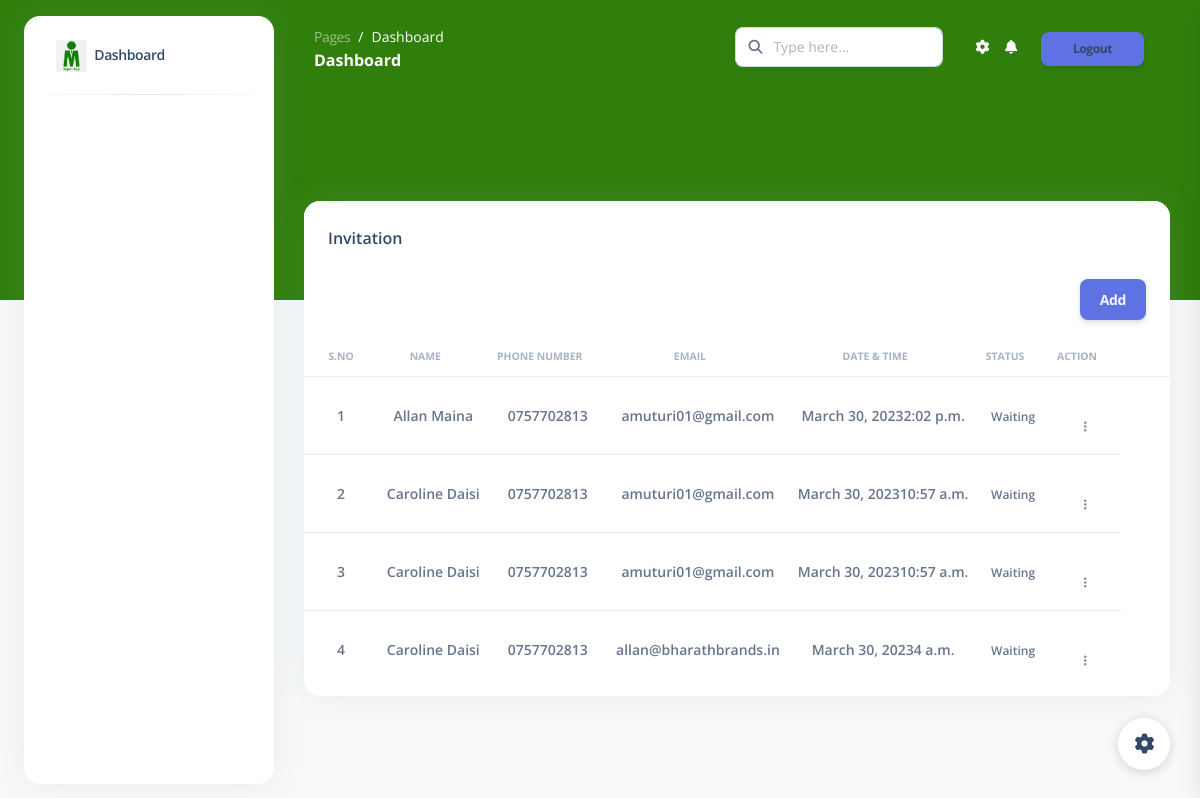
The app's page /invitation, older data.
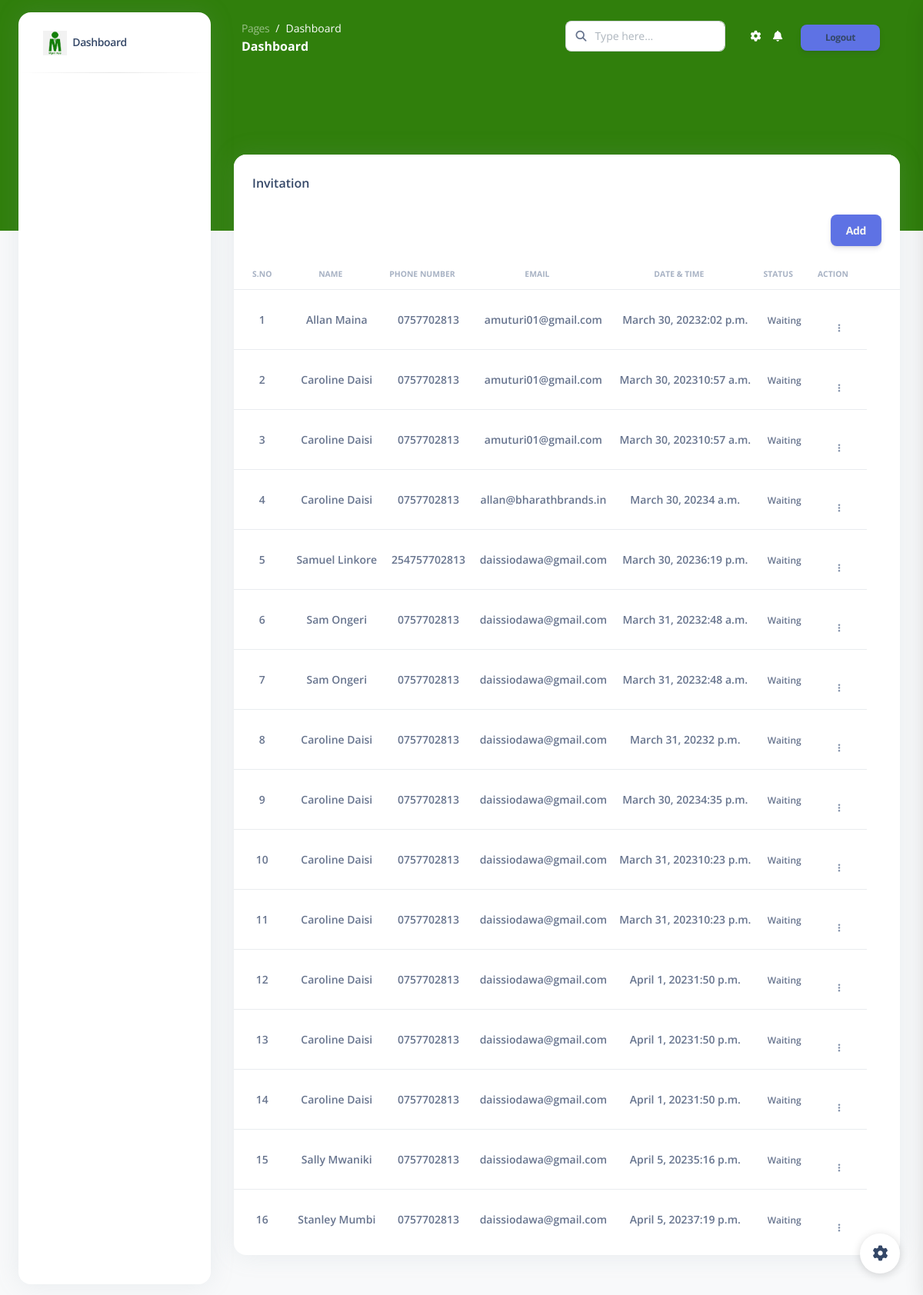
The same page, newer data.
### subapp/models.py (models this page shows)
class Invitation(models.Model):
    invitation_id=models.CharField(max_length=100)
    visitor_id= models.CharField(max_length=100,blank=True,null=True)
    name=models.CharField(max_length=100)
    phone_number=models.CharField(max_length=100,blank=True,null=True)
    email=models.CharField(max_length=100,blank=True,null=True)
    meeting_time=models.TimeField()
    meeting_date=models.DateField()
    meeting_duration_time=models.IntegerField()
    purpose_of_meeting=models.TextField()
    invite_code=models.CharField(max_length=5, null=True, blank=False)
    class StatusChoice(models.TextChoices):
        WAITING = 'Waiting', 'Waiting'
        ACCEPTED = 'Accepted', 'Accepted'
    status=models.CharField(max_length=10, choices=StatusChoice.choices, default=StatusChoice.WAITING)
    created_at = models.DateTimeField(auto_now_add=True)

### subapp/views.py (the view)
# urls.py: path('invitation', views.InvitationView.as_view(),name='invitation_api'),
def invitation(request):
    records = Invitation.objects.all()
    context = {"security": "active", "records": records}
    return render(request, "mgeni/invitation.html", context)

### subapp/templates/mgeni/invitation.html (shortened to what this page needs)
{% extends 'base.html' %}
{% block body_block %}
{% load static %}
<br><br><br>
<div class="row" style="padding: 30px;">
    <div class="col-12">
      <div class="card mb-4">
        <div class="card-header pb-0">
          <h6>Invitation</h6>
          <a href="{% url 'invitation_add' %}">
          <button style="float: right;" type="button" class="btn btn-primary">
            Add
          </button></a>
        </div>
        <div class="card-body px-0 pt-0 pb-2">
          <div class="table-responsive p-0">
            <table class="table align-items-center justify-content-center mb-0">
              <thead>
                <tr>
                  <th class="text-uppercase text-secondary text-xxs font-weight-bolder opacity-7">S.no</th>
                  <th class="text-uppercase text-secondary text-xxs font-weight-bolder opacity-7 ps-2">Name</th>
                  <th class="text-uppercase text-secondary text-xxs font-weight-bolder opacity-7 ps-2">Phone number</th>
                  <th class="text-uppercase text-secondary text-xxs font-weight-bolder opacity-7 ps-2">Email</th>
                  <th class="text-uppercase text-secondary text-xxs font-weight-bolder opacity-7 ps-2">Date & Time</th>
                  <th class="text-uppercase text-secondary text-xxs font-weight-bolder opacity-7 ps-2">Status</th>
                  <th class="text-uppercase text-secondary text-xxs font-weight-bolder text-center opacity-7 ps-2">Action</th>
                  <th></th>
                </tr>
              </thead>
              <tbody>
                {% for data in records %}
                <tr>
                    <td>
                        <p class="text-sm font-weight-bold mb-0">{{forloop.counter}}</p>
                      </td>
                  <td>
                    <p class="text-sm font-weight-bold mb-0">{{data.name}}</p>
                  </td>
                  <td>
                    <p class="text-sm font-weight-bold mb-0">{{data.phone_number}}</p>
                  </td>
                  <td>
                    <p class="text-sm font-weight-bold mb-0">{{data.email}}</p>
                  </td>
                  <td>
                    <p class="text-sm font-weight-bold mb-0">{{data.meeting_date}}{{data.meeting_time}}</p>
                  </td>
                  <td>
                    <span class="text-xs font-weight-bold">{{data.status}}</span>
                  </td>
                  <td >
                    <button class="btn btn-link text-secondary mb-0">
                      <i class="fa fa-ellipsis-v text-xs"></i>
                    </button>
                  </td>
                </tr>
                {% endfor %}
              </tbody>
            </table>
          </div>
        </div>
      </div>
    </div>
  </div>
{% endblock %}

### subapp/templates/base.html (shortened to what this page needs)
<!DOCTYPE html>
<html lang="en">
<head>
  <link href="/static/assets/css/nucleo-icons.css" rel="stylesheet" />
  <link href="/static/assets/css/nucleo-svg.css" rel="stylesheet" />
  <link href="/static/assets/css/nucleo-svg.css" rel="stylesheet" />
  <link id="pagestyle" href="/static/assets/css/argon-dashboard.css?v=2.0.4" rel="stylesheet" />
</head>
<body class="g-sidenav-show   bg-gray-100">
  <div class="min-height-300 bg-primary position-absolute w-100"></div>
  <aside
    class="sidenav bg-white navbar navbar-vertical navbar-expand-xs border-0 border-radius-xl my-3 fixed-start ms-4 "
    id="sidenav-main">
    <div class="sidenav-header">
      <a class="navbar-brand m-0" href=" https://demos.creative-tim.com/argon-dashboard/pages/dashboard.html "
        target="_blank">
        <img src="../static/assets/img/logo.png" alt="Country flag" height="50px",width="50px">
        <span class="ms-1 font-weight-bold"> Dashboard </span>
      </a>
    </div>
    <hr class="horizontal dark mt-0">
    <div class="collapse navbar-collapse  w-auto " id="sidenav-collapse-main">
    </div>
  </aside>
  <main class="main-content position-relative border-radius-lg ">
    <nav class="navbar navbar-main navbar-expand-lg px-0 mx-4 shadow-none border-radius-xl " id="navbarBlur"
      data-scroll="false">
      <div class="container-fluid py-1 px-3">
        <nav aria-label="breadcrumb">
          <ol class="breadcrumb bg-transparent mb-0 pb-0 pt-1 px-0 me-sm-6 me-5">
            <li class="breadcrumb-item text-sm"><a class="opacity-5 text-white" href="javascript:;">Pages</a></li>
            <li class="breadcrumb-item text-sm text-white active" aria-current="page">Dashboard</li>
          </ol>
          <h6 class="font-weight-bolder text-white mb-0">Dashboard</h6>
        </nav>
        <div class="collapse navbar-collapse mt-sm-0 mt-2 me-md-0 me-sm-4" id="navbar">
          <div class="ms-md-auto pe-md-3 d-flex align-items-center">
            <div class="input-group">
              <span class="input-group-text text-body"><i class="fas fa-search" aria-hidden="true"></i></span>
              <input type="text" class="form-control" placeholder="Type here...">
            </div>
          </div>
          <ul class="navbar-nav  justify-content-end">
            <li class="nav-item px-3 d-flex align-items-center">
              <a href="javascript:;" class="nav-link text-white p-0">
                <i class="fa fa-cog fixed-plugin-button-nav cursor-pointer"></i>
              </a>
            </li>
            <li class="nav-item dropdown pe-2 d-flex align-items-center">
              <a href="javascript:;" class="nav-link text-white p-0" id="dropdownMenuButton" data-bs-toggle="dropdown"
                aria-expanded="false">
                <i class="fa fa-bell cursor-pointer"></i>
              </a>
              <li class="nav-item px-3 d-flex align-items-center">
                <button class="btn btn-sm btn-primary text color="white" style="float: right;" >
                  <a href="{% url 'logout' %}">Logout</a> </button>  </li>
            </li>
          </ul>
        </div>
      </div>
    </nav>
    {% block body_block %}
    {% endblock %}
  </main>
  <div class="fixed-plugin">
    <a class="fixed-plugin-button text-dark position-fixed px-3 py-2">
      <i class="fa fa-cog py-2"> </i>
    </a>
  </div>
</body>
</html>

### subapp/templates/mgeni/invitation.html (style rules this page uses)
td,th { text-align: center; }

### subapp/templates/base.html (style rules this page uses)
.btn { color: whitesmoke; }
button { outline-color: none; text-decoration-color: white; background-color:whitesmoke; margin-top: 20px; text-decoration: none; font-family: 'Lucida Sans', 'Lucida Sans Regular', 'Lucida Grande', 'Lucida Sans Unicode', Geneva, Verdana, sans-serif; }

Row changes from the older to the newer data that the page shows:
added Invitation: name "Samuel Linkore", phone_number "254757702813", email "daissiodawa@gmail.com", meeting_date "March 30, 2023", meeting_time "6:19 p.m.", status "Waiting"
added Invitation: name "Sam Ongeri", phone_number "0757702813", email "daissiodawa@gmail.com", meeting_date "March 31, 2023", meeting_time "2:48 a.m.", status "Waiting"
added Invitation: name "Sam Ongeri", phone_number "0757702813", email "daissiodawa@gmail.com", meeting_date "March 31, 2023", meeting_time "2:48 a.m.", status "Waiting"
added Invitation: name "Caroline Daisi", phone_number "0757702813", email "daissiodawa@gmail.com", meeting_date "March 31, 2023", meeting_time "2 p.m.", status "Waiting"
added Invitation: name "Caroline Daisi", phone_number "0757702813", email "daissiodawa@gmail.com", meeting_date "March 30, 2023", meeting_time "4:35 p.m.", status "Waiting"
added Invitation: name "Caroline Daisi", phone_number "0757702813", email "daissiodawa@gmail.com", meeting_date "March 31, 2023", meeting_time "10:23 p.m.", status "Waiting"
added Invitation: name "Caroline Daisi", phone_number "0757702813", email "daissiodawa@gmail.com", meeting_date "March 31, 2023", meeting_time "10:23 p.m.", status "Waiting"
added Invitation: name "Caroline Daisi", phone_number "0757702813", email "daissiodawa@gmail.com", meeting_date "April 1, 2023", meeting_time "1:50 p.m.", status "Waiting"
added Invitation: name "Caroline Daisi", phone_number "0757702813", email "daissiodawa@gmail.com", meeting_date "April 1, 2023", meeting_time "1:50 p.m.", status "Waiting"
added Invitation: name "Caroline Daisi", phone_number "0757702813", email "daissiodawa@gmail.com", meeting_date "April 1, 2023", meeting_time "1:50 p.m.", status "Waiting"
added Invitation: name "Sally Mwaniki", phone_number "0757702813", email "daissiodawa@gmail.com", meeting_date "April 5, 2023", meeting_time "5:16 p.m.", status "Waiting"
added Invitation: name "Stanley Mumbi", phone_number "0757702813", email "daissiodawa@gmail.com", meeting_date "April 5, 2023", meeting_time "7:19 p.m.", status "Waiting"
